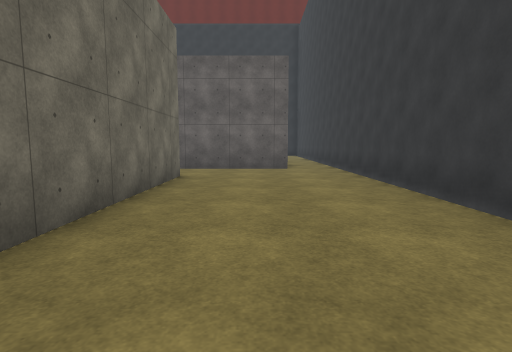
view 1 (above)

16 first-person views from a walk through a 3-D level made in the Unity game engine. The camera is 1.4 m above the floor, tilts 6° down and sees 80° across. The floor is counted in squares, 2 m on a side. Each view is taken from the middle of a square. On the plan, view 1 faces up. The plan holds only what a view shows up to about 10 squares ahead; the rest is blank. The place goes on beyond the plan. Surface patterns are stand-ins for the level's own textures.

view 2
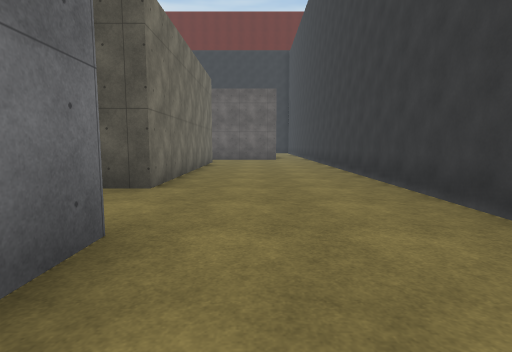

view 3
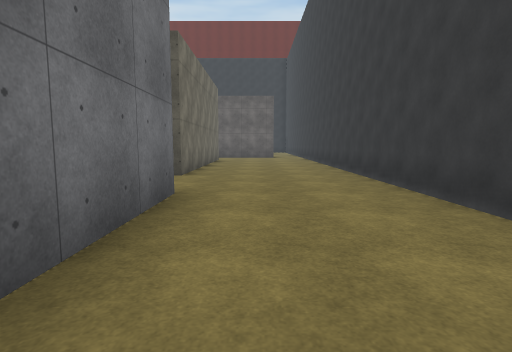

view 4
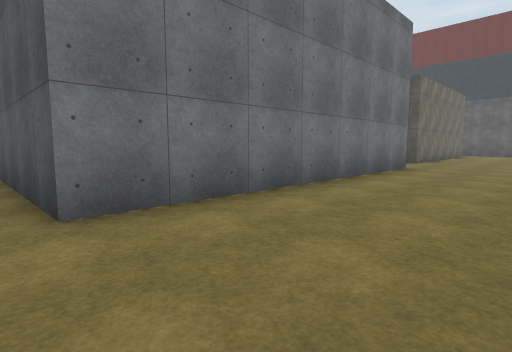

view 5
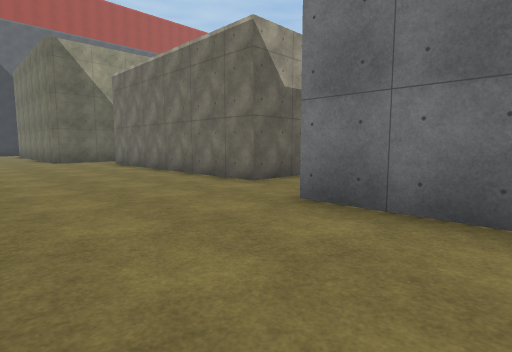

view 6
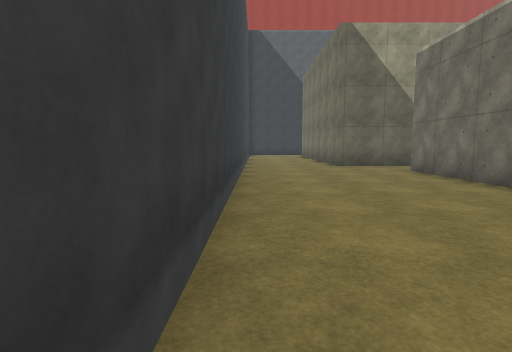

view 7
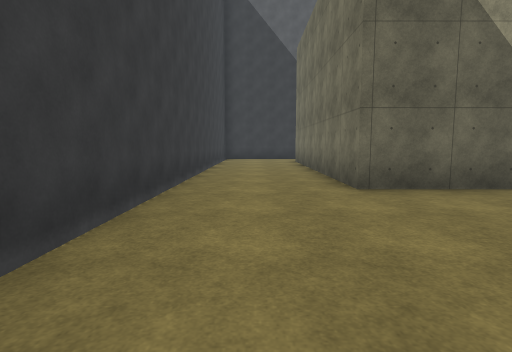

view 8
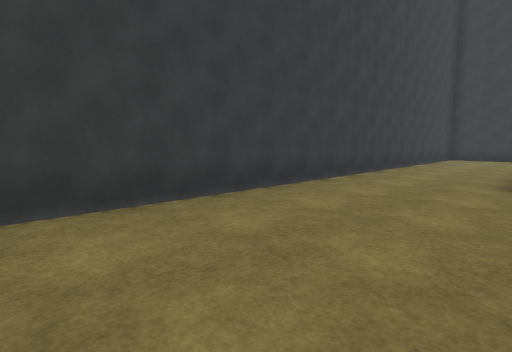

view 9
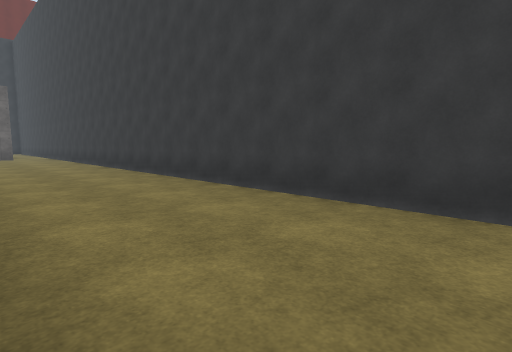

view 10
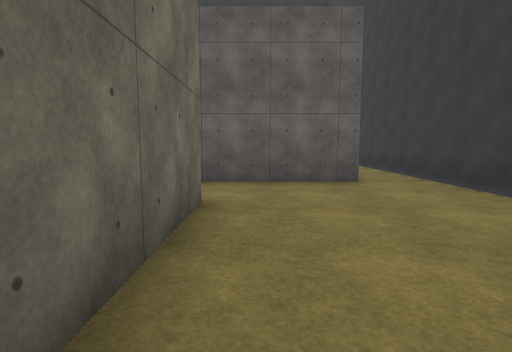

view 11
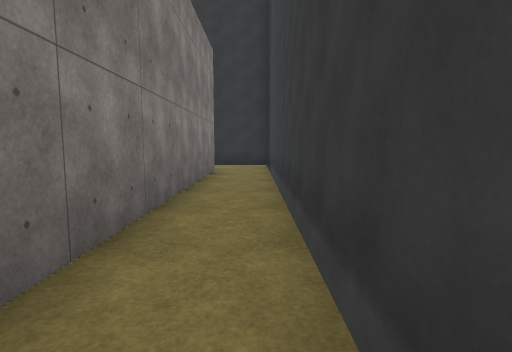

view 12
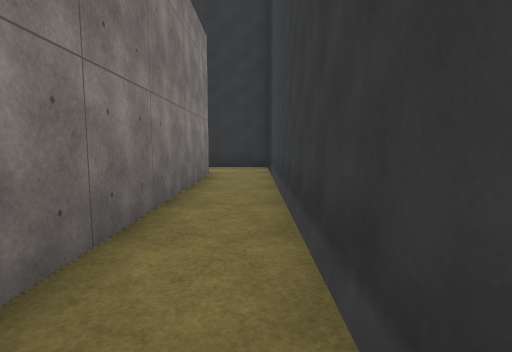

view 13
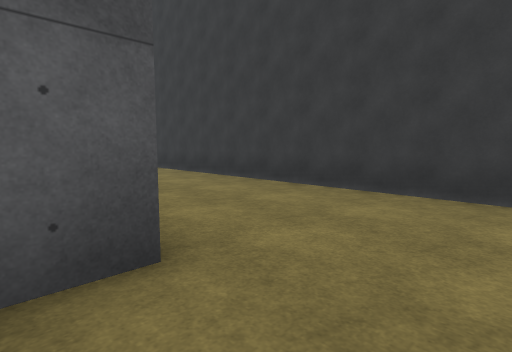

view 14
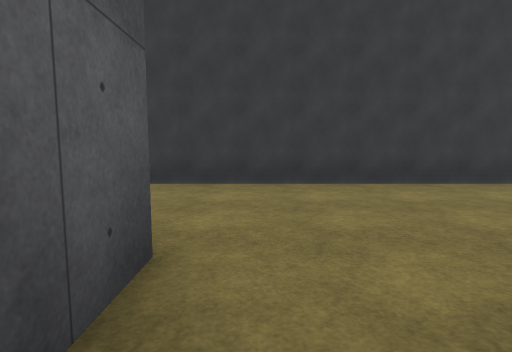

view 15
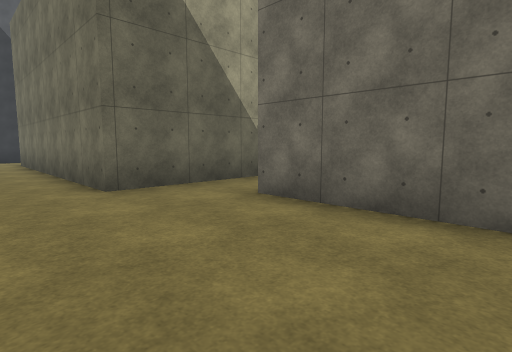

view 16
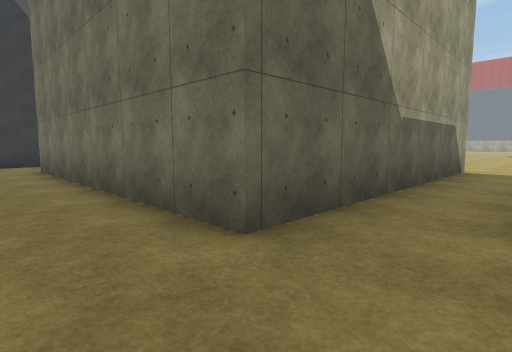

### Floor plan
Points are (right, up) in squares from view 1. A wall is a line through its corners. A room is listed if a view was taken in it or the views show most of it. See-through windows are left out.
Room 1 (views 1, 2, 3, 4, 5, 6, 7, 8, 9, 10, 11, 12, 15, 16)
walls: (-1.2, -2.6) (-1.2, -11.4); (-2.1, -13.2) (-2.1, -20.1); (-1.6, -21.7) (-0.6, -21.7) (-0.6, -27.5); (-1.7, 6.8) (-1.7, -0.2); (1, 8.6) (-0.5, 8.6); (2.5, -26.9) (2.5, 16.5); (0.9, 16.1) (0.9, 9.2)
ways out: opening at (-2, -21) to room 2; opening at (-1.5, -12.5) to room 2; opening at (-1.5, -1.5) to room 2; opening at (-1, 7.5) to room 2; opening at (2, 17) to room 2
Room 2 (views 13, 14)
walls: (-1.7, -0.2) (-2.5, -0.2); (-3.6, -13.2) (-2.1, -13.2); (-1.2, -11.4) (-5.6, -11.4); (-0.5, 8.6) (-2.2, 8.6); (-8.1, -21.7) (-1.6, -21.7); (2.5, 16.5) (2.5, 18.2) (0.5, 18.2)
ways out: opening at (-2, -21) to room 1; opening at (-1.5, -12.5) to room 1; opening at (-1.5, -1.5) to room 1; opening at (-1, 7.5) to room 1; opening at (2, 17) to room 1

Positions as (right, up) in squares from view 1, and headings:
1: (0, 0), facing up
2: (0, -5), facing up
3: (0, -7), facing up
4: (2, -12), facing up-left
5: (2, -9), facing down-left
6: (2, -12), facing down
7: (1, -17), facing down
8: (-1, -16), facing down-right
9: (-1, -8), facing up-right
10: (-1, 3), facing up
11: (2, 8), facing up
12: (2, 9), facing up
13: (-2, -13), facing up-right
14: (-3, -12), facing right
15: (1, -17), facing down-left
16: (1, -20), facing down-left
